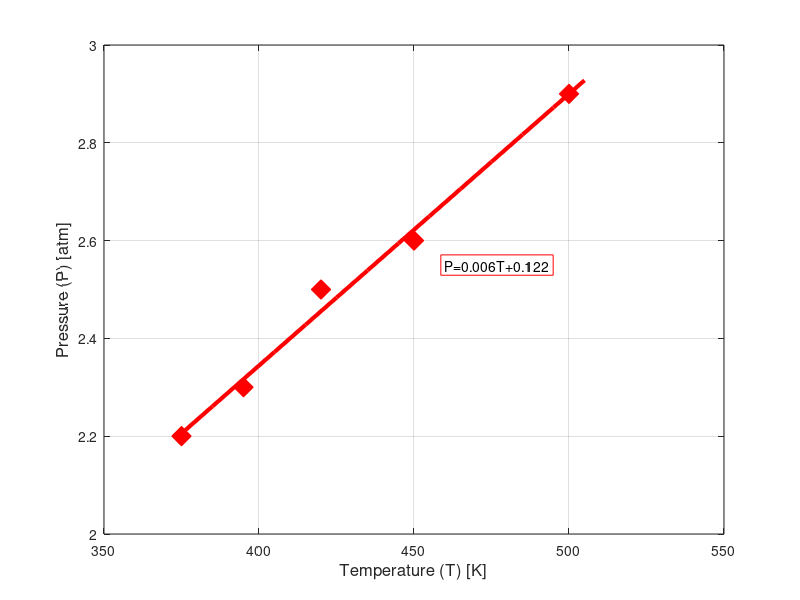

Recreate this plot in MATLAB.
clear
clc
close all

T=[375 395 420 450 500];
P=[2.2 2.3 2.5 2.6 2.9];

figure('Color', 'w');
plot(T, P,'dr', 'MarkerFaceColor', 'r', 'MarkerSize', 14);
xlabel('Temperature (T) [K]', 'FontSize', 12);
ylabel('Pressure (P) [atm]', 'FontSize', 12);

axis([350 550 2 3]);
grid on;


C = polyfit(T, P, 1);
m=C(1);
b=C(2);

Tpf=[375:10:505];
Ppf=m*Tpf+b;

hold on

plot(Tpf, Ppf, 'r', 'LineWidth', 3);

TE=sprintf('P=%.3fT+%.3f', m, b);
text(460, 2.55, TE, 'BackgroundColor', 'w', 'EdgeColor', 'r');